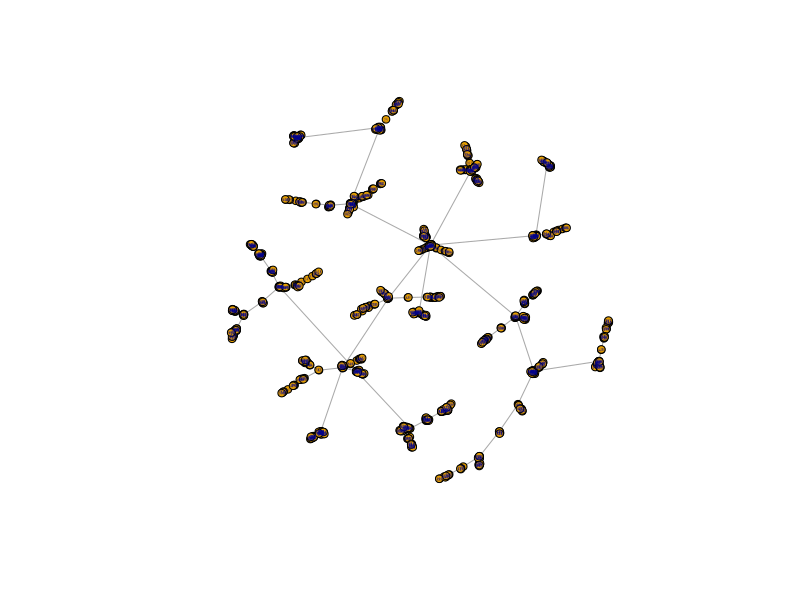
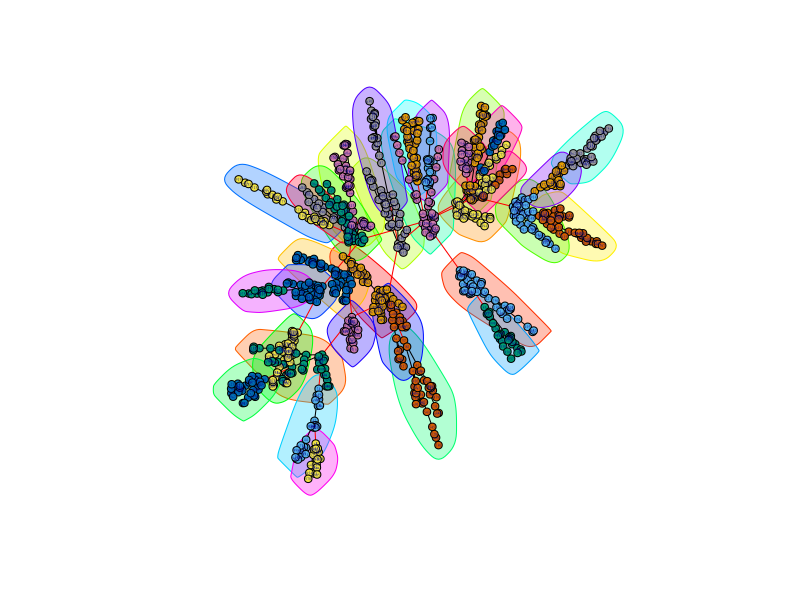
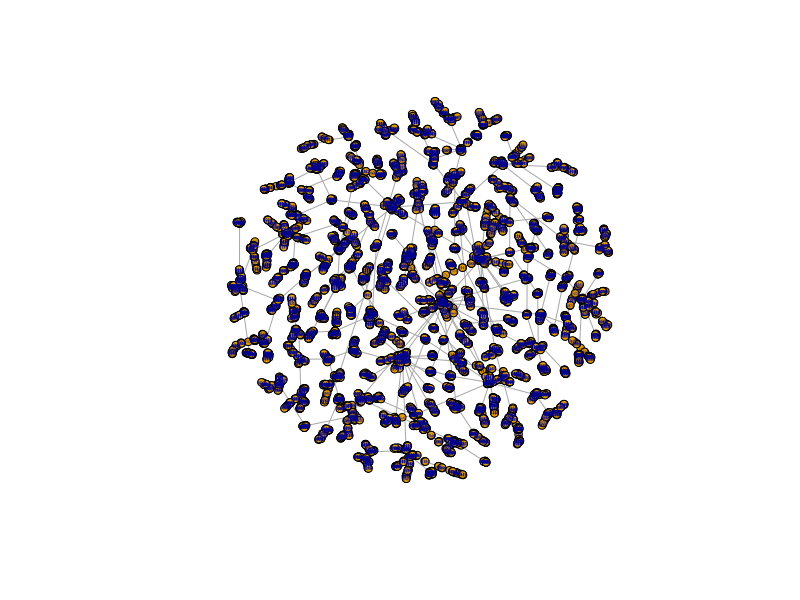
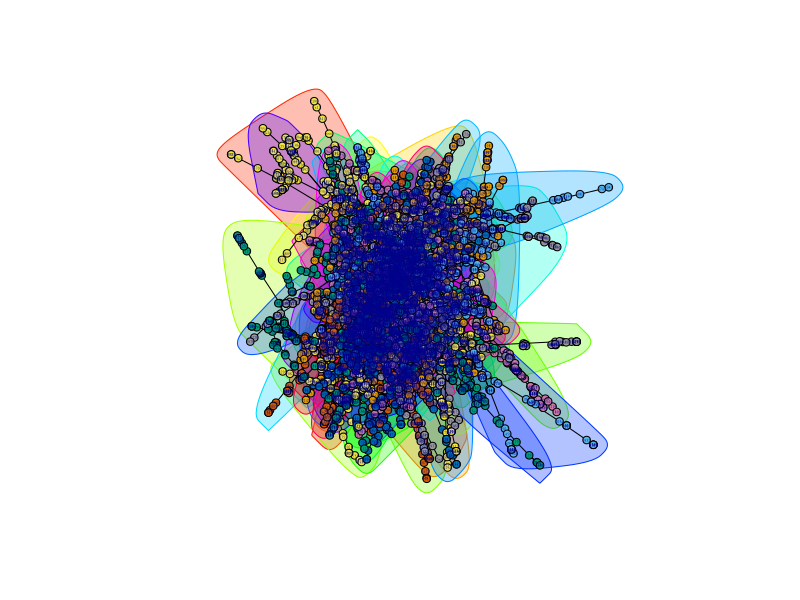
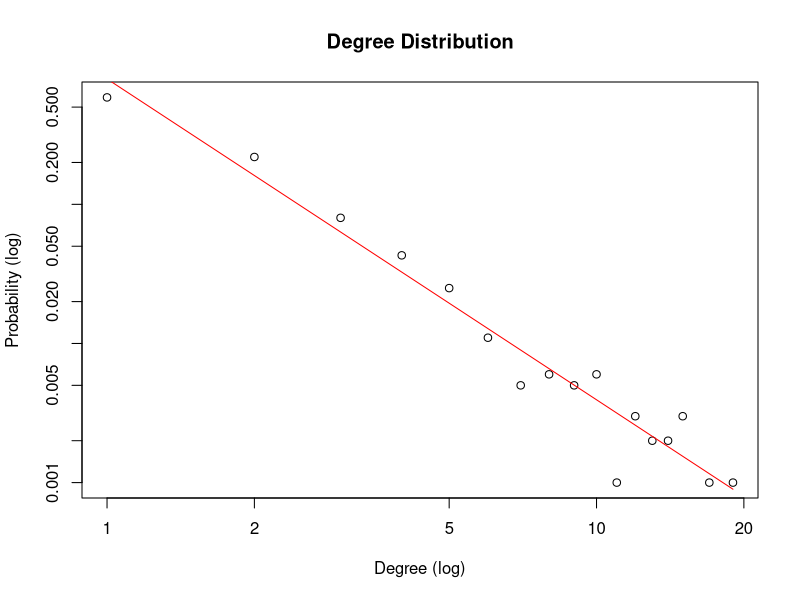
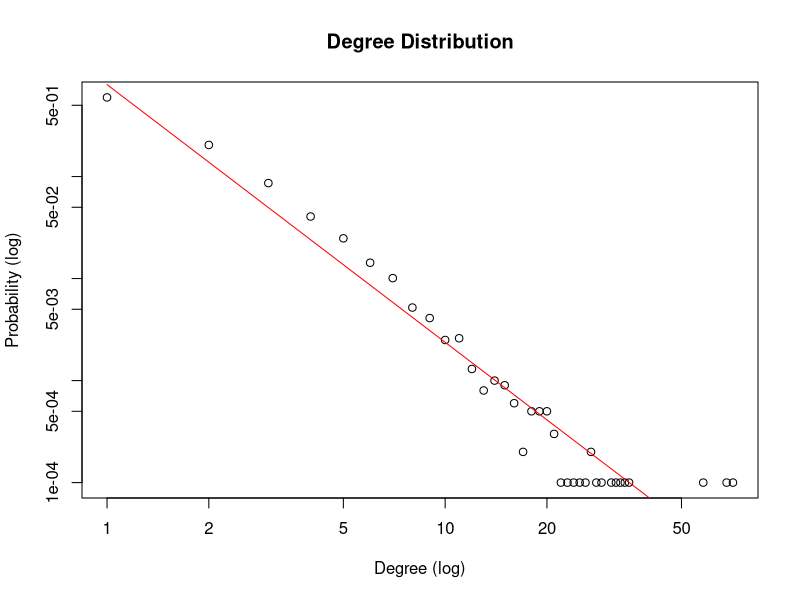
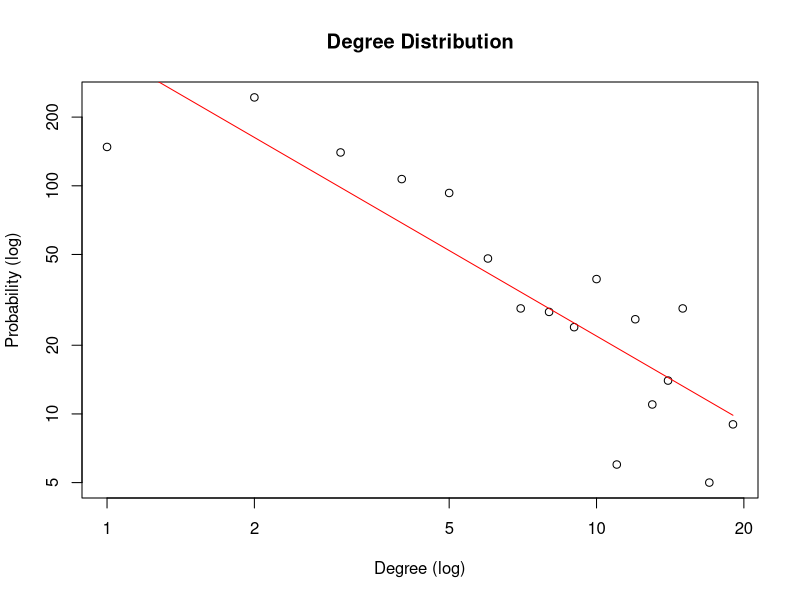
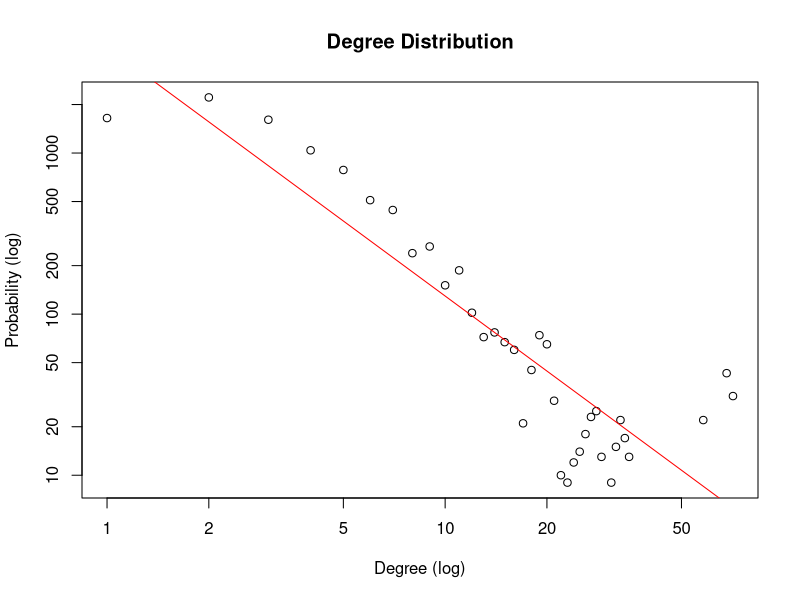

Here is the R script that generated these plots, in order: (Note: a time limit stopped this script after it produced the figures.)
#########################
#  Author: Te-Yuan Liu
#########################

#########################
#  Import Library
#########################
rm(list=ls())
library("igraph")

#########################
#  Define Function
#########################
get_dd = function(vec){
    hi = hist(vec, -1:max(vec), plot=FALSE)$count
    hi
}

dd_plot_and_fit = function(graph){
    d = degree(graph, mode="all")
    dd = degree.distribution(graph, mode="all", cumulative=FALSE)
    degree = 1:max(d)
    probability = dd[-1]
    nonzero.position = which(probability != 0)
    probability = probability[nonzero.position]
    degree = degree[nonzero.position]
    reg = lm(log(probability) ~ log(degree))
    cozf = coef(reg)
    power.law.fit = function(x) exp(cozf[[1]] + cozf[[2]] * log(x))
    alpha = -cozf[[2]]
    R.square = summary(reg)$r.squared
    print(paste("Alpha = ", round(alpha, 3)))
    print(paste("R square =", round(R.square, 3)))

    plot(probability ~ degree, log="xy", xlab="Degree (log)", ylab="Probability (log)", col=1, main="Degree Distribution")
    curve(power.law.fit, col="red", add=T, n=length(d))
    alpha
}

random_dd_plot_and_fit = function(graph){
    n_v = V(graph)
    n_v_l = length(n_v)
    d = numeric(n_v_l)
    for(i in 1:n_v_l){
        n = n_v[sample(n_v_l, 1)]
        nns = neighbors(graph, n)
        nns_l = length(nns)
        nn = nns[sample(nns_l, 1)]
        d_nn = degree(graph)[nn]
        #print(paste("Step: ", i, ", Node: ", nn, ", Degree: ", d_nn))
        d[i] = d_nn
    }
    dd = get_dd(d)
    degree = 1:max(d)
    probability = dd[-1]
    nonzero.position = which(probability != 0)
    probability = probability[nonzero.position]
    degree = degree[nonzero.position]
    reg = lm(log(probability) ~ log(degree))
    cozf = coef(reg)
    power.law.fit = function(x) exp(cozf[[1]] + cozf[[2]] * log(x))
    alpha = -cozf[[2]]
    R.square = summary(reg)$r.squared
    print(paste("Alpha = ", round(alpha, 3)))
    print(paste("R square =", round(R.square, 3)))
    plot(probability ~ degree, log="xy", xlab="Degree (log)", ylab="Probability (log)", col=1, main="Degree Distribution")
    curve(power.law.fit, col="red", add=T, n=length(d))
    alpha
}

plot_k_i = function(m){
    max_i = 1000
    curve(m*sqrt(max_i/x), from=1, to=1000, col="blue", main="Expected Node Degree versus Node Incoming Timestamp", xlab="Node Incoming Timestamp", ylab="Expected Node Degree", lwd=2)
}

m_routine = function(m_value){
    # Analyze preferential attachment model
    #(a)
    g1 = barabasi.game(1000, m=m_value, directed=F)
    plot(g1, vertex.size=4, vertex.label.cex=0.2)

    #(b)
    fg1 = fastgreedy.community(g1)
    layout1 = layout.fruchterman.reingold(g1)
    plot(fg1, g1, layout=layout1, vertex.size=4, vertex.label.cex=0.2)
    print(modularity(g1, membership(fg1)))

    #(c)
    g2 = barabasi.game(10000, m=m_value, directed=F)
    fg2 = fastgreedy.community(g2)
    print(modularity(g2, membership(fg2)))
    plot(g2, vertex.size=4, vertex.label.cex=0.2)
    layout2 = layout.fruchterman.reingold(g2)
    plot(fg2, g2, layout=layout2, vertex.size=4, vertex.label.cex=0.2)

    #(d)
    dd_plot_and_fit(g1)
    dd_plot_and_fit(g2)

    #(e)
    random_dd_plot_and_fit(g1)
    random_dd_plot_and_fit(g2)

    #(f)
    plot_k_i(m_value)
}

stub_matching = function(){
    g1 = barabasi.game(1000, m=1, directed=F)
    fg1 = fastgreedy.community(g1)
    print(modularity(g1, membership(fg1)))
    layout1 = layout.fruchterman.reingold(g1)
    plot(fg1, g1, layout=layout1, vertex.size=4, vertex.label.cex=0.2)

    d_s = degree(g1)
    n_num = vcount(g1)
    e_num = ecount(g1)
    v = numeric(2*e_num)
    index = 1
    for(i in 1:n_num){
        for(j in 1:d_s[i]){
            v[index] = i
            index = index + 1
        }
    }
    v_p = sample(v)
    v_p_m = matrix(v_p, nrow=e_num, ncol=2)
    g2 = graph_from_edgelist(v_p_m, directed=F)
    g2 = simplify(g2)
    fg2 = fastgreedy.community(g2)
    print(modularity(g2, membership(fg2)))
    layout2 = layout.fruchterman.reingold(g2)
    plot(fg2, g2, layout=layout2, vertex.size=4, vertex.label.cex=0.2)
    dd_plot_and_fit(g1)
    dd_plot_and_fit(g2)
}

power_law_test = function(){
    x = c(3,4,5,6,7)
    x_p = 10^x
    y = numeric(length(x))
    y_index = 0
    for(i in x_p){
        g = barabasi.game(i, m=1, directed=F)
        y_index = y_index + 1
        y[y_index] = dd_plot_and_fit(g)
    }
    plot(y ~ x_p, log="", type="o", xlab="Number of nodes", ylab="Power exponent of power law", col=1, main="Power Law Verification") 
}

#########################
#  Main Function
#########################
main = function(){
    #power_law_test()
    m_routine(1)
    print("*****************************************")
    m_routine(2)
    print("*****************************************")
    m_routine(5)
    print("*****************************************")
    stub_matching()
}
main()
